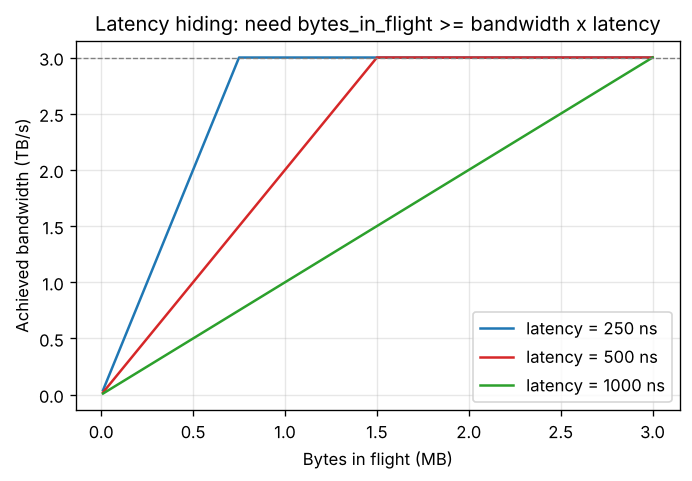

Write Python code to recreate this figure.
import numpy as np
import matplotlib
matplotlib.use("Agg")
import matplotlib.pyplot as plt

np.random.seed(42)
# Little's law: bandwidth achieved = min(peak, bytes_in_flight / latency)
peak = 3.0  # TB/s (approx HBM-class)
inflight_mb = np.linspace(0.01, 3.0, 300)  # MB in flight
fig, ax = plt.subplots(figsize=(6.5, 4))
for lat_ns, c in [(250, "#1f77b4"), (500, "#d62728"), (1000, "#2ca02c")]:
    bw = np.minimum(peak, inflight_mb * 1e6 / (lat_ns * 1e-9) / 1e12)
    ax.plot(inflight_mb, bw, color=c, label=f"latency = {lat_ns} ns")
ax.axhline(peak, color="gray", ls="--", lw=0.8)
ax.set_xlabel("Bytes in flight (MB)")
ax.set_ylabel("Achieved bandwidth (TB/s)")
ax.set_title("Latency hiding: need bytes_in_flight >= bandwidth x latency")
ax.legend()
ax.grid(alpha=0.3)
plt.savefig("graph_DAY_158.png", dpi=120, bbox_inches="tight")
